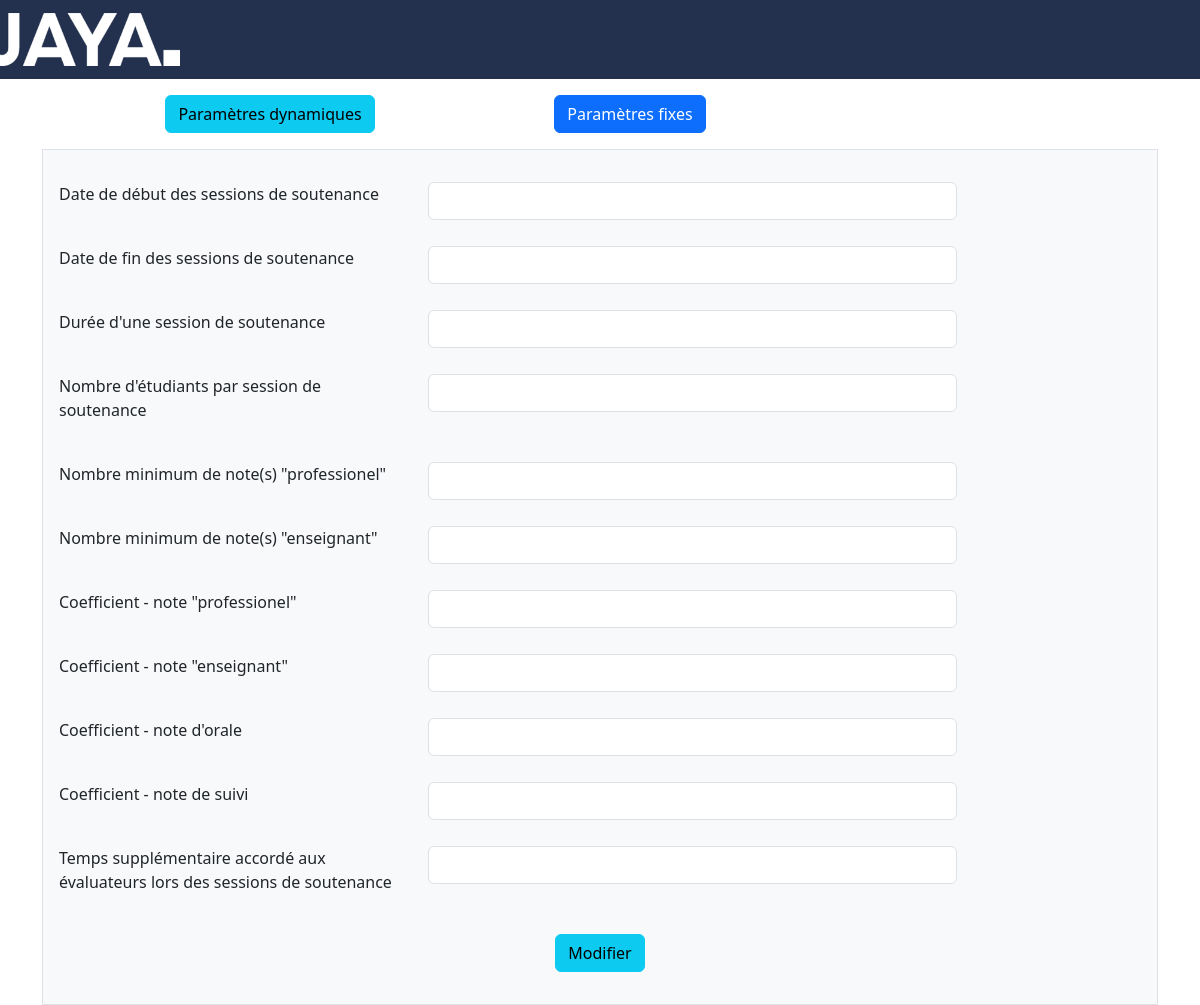
Page /pages/parametreFixe.php on the earlier database version.
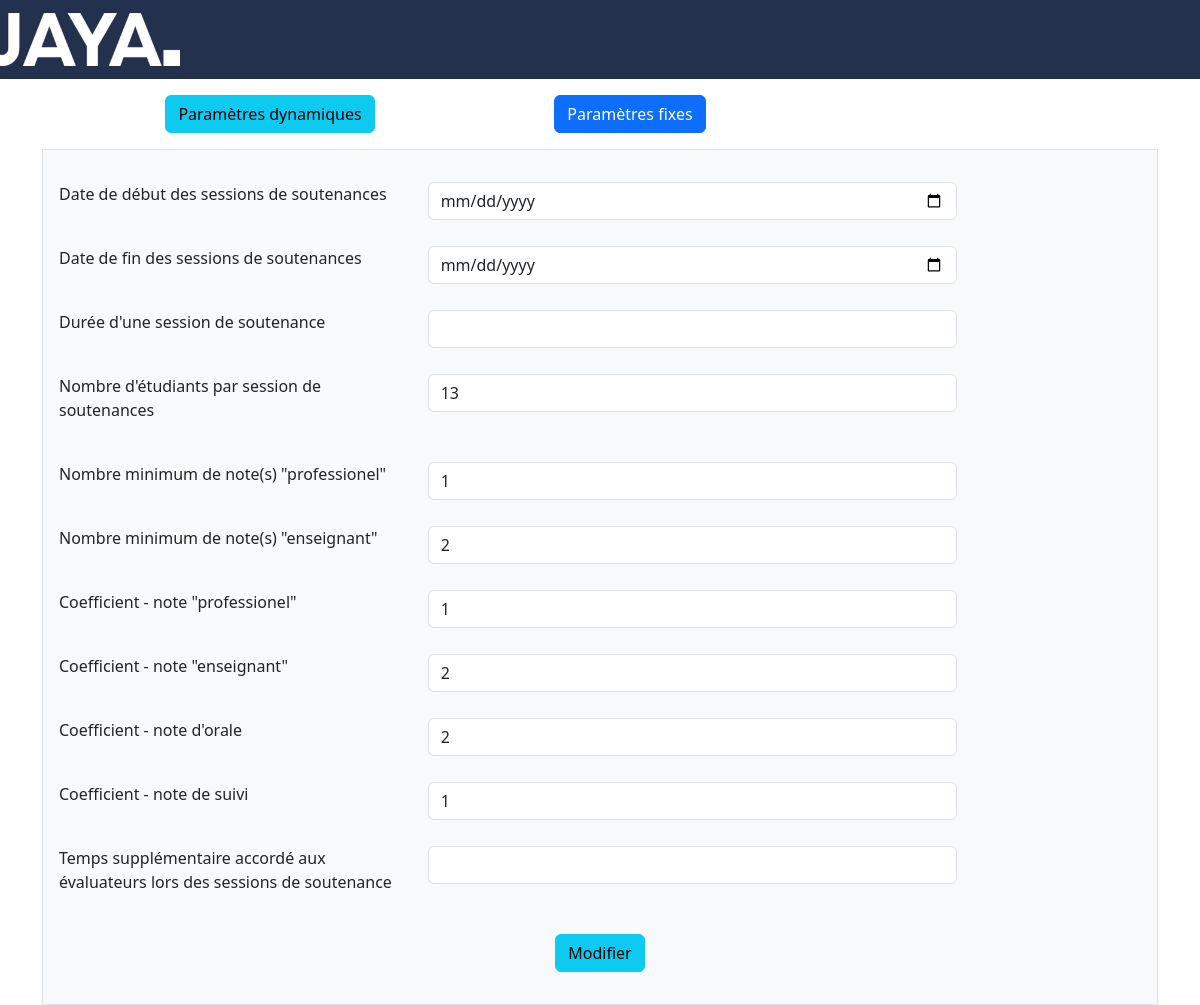
Same page on the later database version.
### tables this page shows
CREATE TABLE `parametres` (
  `ID_param` int(11) NOT NULL,
  `Nom_param` varchar(80) DEFAULT NULL,
  `Description_param` varchar(255) DEFAULT NULL,
  `NbPoint_param` int(2) DEFAULT NULL
);

### pages/parametreFixe.php (the view, shortened to what this page needs)
<?php
include 'header.php';
include 'home/navigation/navbar.php';
$conn = Database::connect();
$query = "SELECT ID_param, Nom_param, Description_param FROM parametres
WHERE NbPoint_param IS NULL";
$result = $conn->query($query);
$parametres = $result->fetchall();
?>
<!DOCTYPE html>
<html lang="en">
<head>
</head>
<body>
    <div class="container">
        <div class="row align-item center  mt-3 ms-5">
            <div class="col-4 ">
                <a href="parametreDynamique.php" class="btn btn-info">Paramètres dynamiques</a>
            </div>
            <div class="col-4">
                <a href="parametreFixe.php" class="btn btn-primary">Paramètres fixes</a>
            </div>
        </div>
        <div class="bg-light mt-3 border p-3">
            <form action="updateParamFixe.php" method="post">
                <?php
                foreach ($parametres as $parametre) {
                    if ($parametre['Nom_param'] == "Date de début des sessions de soutenances" || $parametre['Nom_param'] == "Date de fin des sessions de soutenances") {
                ?>
                        <div class="row mt-3">
                            <div class=" col-4 mb-3">
                                <label for="description" class="form-label"><?= $parametre['Nom_param'] ?></label>
                            </div>
                            <div class="col-6">
                                <input type="date" class="form-control" name="description[]" value="<?= $parametre['Description_param'] ?>">
                            </div>
                        </div>
                    <?php
                    } else {
                    ?>
                        <div class="row mt-3">
                            <div class=" col-4 mb-3">
                                <label for="description" class="form-label"><?= $parametre['Nom_param'] ?></label>
                            </div>
                            <div class="col-6">
                                <input type="number" class="form-control" name="description[]" value="<?= $parametre['Description_param'] ?>">
                            </div>
                        </div>
                <?php
                    }
                }
                ?>
                <div class="text-center">
                    <button class="btn btn-info mt-3" type="submit">Modifier</button>
                </div>
            </form>
        </div>
    </div>
</body>
</html>

### pages/header.php (shortened to what this page needs)
<?php
echo '<title>JAYA</title>
<meta name="viewport" content="width=device-width, initial-scale=1"/>
<script src="https://cdn.jsdelivr.net/npm/bootstrap@5.3.0-alpha1/dist/js/bootstrap.bundle.min.js"></script>
<link href="https://cdn.jsdelivr.net/npm/bootstrap@5.3.0-alpha1/dist/css/bootstrap.min.css" rel="stylesheet">
<script src="https://code.jquery.com/jquery-3.5.1.js"></script>
<script src="https://cdn.datatables.net/1.13.2/js/jquery.dataTables.min.js"></script>
<link rel="stylesheet" href="https://cdn.datatables.net/1.13.2/css/jquery.dataTables.min.css">
<script src="https://cdn.datatables.net/buttons/2.3.4/js/dataTables.buttons.min.js"></script>
<script src="https://cdnjs.cloudflare.com/ajax/libs/jszip/3.10.1/jszip.min.js"></script>
<script src="https://cdnjs.cloudflare.com/ajax/libs/pdfmake/0.1.53/vfs_fonts.js"></script>
<script src="https://cdn.datatables.net/buttons/2.3.4/js/buttons.html5.min.js"></script>
<link rel="stylesheet" href="https://cdn.dataTables.net/buttons/2.3.4/css/buttons.dataTables.min.css">
<link rel="stylesheet" href="https://cdnjs.cloudflare.com/ajax/libs/jquery/1.12.1/jquery-ui.css" />
<script src="https://code.jquery.com/ui/1.12.1/jquery-ui.min.js"></script>
<link rel="stylesheet" href="https://cdn.jsdelivr.net/npm/bootstrap-icons@1.10.3/font/bootstrap-icons.css">
<script src=""></script>
<script src=""></script>
<link rel="stylesheet" href="">
<link rel="stylesheet" href="">
<link rel="stylesheet" href="../css/style.css">';
?>

### web/home/navigation/stylizer.php
<?php
$protocol = (!empty($_SERVER['HTTPS']) && $_SERVER['HTTPS'] !== 'off' || $_SERVER['SERVER_PORT'] == 443) ? 'https://' : 'http://';
$base_url = $protocol . $_SERVER['HTTP_HOST'] . '/Jaya/web';
$base_url_style = $protocol . $_SERVER['HTTP_HOST'] . '/Jaya/';
?>
<link rel="stylesheet" href="<?php echo $base_url_style; ?>css/style.css">
<link rel="stylesheet" href="<?php echo $base_url_style; ?>css/toastr.min.css">

### web/home/navigation/navbar.php
<?php
require_once 'stylizer.php';
if (isset($_SESSION['active_profile']) || isset($_SESSION['user_name'])) {
?>
<nav class="navbar navbar-dark navbar-expand-lg bg-body-tertiary">
  <div class="container-fluid">
    <button class="navbar-toggler" type="button" data-bs-toggle="collapse" data-bs-target="#navbarTogglerDemo01"
            aria-controls="navbarTogglerDemo01" aria-expanded="false" aria-label="Toggle navigation">
      <span class="navbar-toggler-icon"></span>
    </button>
    <div class="collapse navbar-collapse" id="navbarTogglerDemo01">
      <?php if ($_SESSION['active_profile'] <> "INVITE") { ?>
      <a class="navbar-brand" href="<?php echo $base_url; ?>/index.php"><img src="<?php echo $base_url_style; ?>images/JAYA-LOGO2.png" alt="logo_jaya"
                                                      width="180"></a>
      <?php } else { ?>
      <a class="navbar-brand"><img src="<?php echo $base_url_style; ?>images/JAYA-LOGO2.png" alt="logo_jaya"
                                                      width="180"></a>
      <?php } ?>
      <ul class="navbar-nav me-auto mb-2 mb-lg-0">
        <?php if ($_SESSION['active_profile'] == "ADMINISTRATEUR") { ?>
        <li class="nav-item">
          <a class="nav-link active" href="<?php echo $base_url; ?>/index.php">Accueil</a>
        </li>
        <li class="nav-item">
          <a class="nav-link active" href="<?php echo $base_url; ?>/home/accountManager/accountManager_administrateur.php">Comptes</a>
        </li>
        <li class="nav-item">
          <a class="nav-link active" href="<?php echo $base_url; ?>/home/soutenances/admin/administrateur.php">Soutenances</a>
        </li>
        <li class="nav-item">
          <a class="nav-link active" href="<?php echo $base_url; ?>/home/schedule/schedule_administrateur.php">Planning</a>
        </li>
        <li class="nav-item">
          <a class="nav-link active" href="<?php echo $base_url; ?>/home/suivi-recap/studentMonitoring_users.php">Suivi recap</a>
        </li>
        <li class="nav-item">
          <a class="nav-link active" href="<?php echo $base_url; ?>/home/applicationSettings/applicationSettings.php">Paramètres</a>
        </li>
      </ul>
      <ul class="navbar-nav me-0 mb-2 mb-lg-0">
        <li class="nav-item">
          <a class='nav-link active' href='#'><img id='notification-icon' src='<?php echo $base_url_style; ?>images/notification-icon2.svg' alt='logo_jaya'></a>
          <a class='nav-link active' href='<?php echo $base_url; ?>/logout.php'><img id='logout-icon' src='<?php echo $base_url_style; ?>images/logout-icon2.svg' alt='logout-icon'></a>
        </li>
      </ul>
      <?php } ?>
      <?php if ($_SESSION['active_profile'] == "RESPONSABLE UE") { ?>
        <li class="nav-item">
          <a class="nav-link active" href="<?php echo $base_url; ?>/index.php">Accueil</a>
        </li>
        <li class="nav-item">
          <a class="nav-link active" href="<?php echo $base_url; ?>/home/accountManager/accountManager_users.php">Compte</a>
        </li>
        <li class="nav-item">
          <a class="nav-link active" href="<?php echo $base_url; ?>/home/schedule/schedule_responsableUE.php">Planning</a>
        </li>
        <li class="nav-item">
          <a class="nav-link active" href="<?php echo $base_url; ?>/home/suivi-recap/studentMonitoring_users.php">Suivi recap</a>
        </li>
        </ul>
        <ul class="navbar-nav me-0 mb-2 mb-lg-0">
          <li class="nav-item">
            <a class='nav-link active' href='#'><img id='notification-icon' src="<?php echo $base_url_style; ?>images/notification-icon2.svg" alt='logo_jaya'></a>
            <a class='nav-link active' href='<?php echo $base_url; ?>/logout.php'><img id='logout-icon' src='<?php echo $base_url_style; ?>images/logout-icon2.svg' alt='logout-icon'></a>
          </li>
        </ul>
      <?php } ?>
      <?php if ($_SESSION['active_profile'] == "SCOLARITE") { ?>
        <li class="nav-item">
          <a class="nav-link active" href="<?php echo $base_url; ?>/index.php">Accueil</a>
        </li>
        <li class="nav-item">
          <a class="nav-link active" href="<?php echo $base_url; ?>/home/accountManager/accountManager_users.php">Compte</a>
        </li>
        <li class="nav-item">
          <a class="nav-link active" href="<?php echo $base_url; ?>/home/schedule/schedule_scolarite.php">Planning</a>
        </li>
        <li class="nav-item">
          <a class="nav-link active" href="<?php echo $base_url; ?>/home/guest/guestManagement_scolarite.php">Invités</a>
        </li>
        </ul>
        <ul class="navbar-nav me-0 mb-2 mb-lg-0">
          <li class="nav-item">
            <a class='nav-link active' href='#'><img id='notification-icon' src="<?php echo $base_url_style; ?>images/notification-icon2.svg" alt='logo_jaya'></a>
            <a class='nav-link active' href='<?php echo $base_url; ?>/logout.php'><img id='logout-icon' src='<?php echo $base_url_style; ?>images/logout-icon2.svg' alt='logout-icon'></a>
          </li>
        </ul>
      <?php } ?>
      <?php if ($_SESSION['active_profile'] == "TUTEUR UNIVERSITAIRE") { ?>
      <li class="nav-item">
        <a class="nav-link active" href="<?php echo $base_url; ?>/index.php">Accueil</a>
      </li>
      <li class="nav-item">
        <a class="nav-link active" href="<?php echo $base_url; ?>/home/accountManager/accountManager_users.php">Compte</a>
      </li>
      <li class="nav-item">
        <a class="nav-link active" href="<?php echo $base_url; ?>/home/soutenances/tuteurU/tuteurUniversitaire.php">Soutenances</a>
      </li>
      <li class="nav-item">
        <a class="nav-link active" href="<?php echo $base_url; ?>/home/schedule/schedule_tuteurUniversitaire.php">Planning</a>
      </li>
        <li class="nav-item">
          <a class="nav-link active" href="<?php echo $base_url; ?>/home/suivi-recap/studentMonitoring_tuteurUniversitaire.php">Suivi recap</a>
        </li>
        </ul>
        <ul class="navbar-nav me-0 mb-2 mb-lg-0">
          <li class="nav-item">
            <a class='nav-link active' href='#'><img id='notification-icon' src='<?php echo $base_url_style; ?>images/notification-icon2.svg' alt='logo_jaya'></a>
            <a class='nav-link active' href='<?php echo $base_url; ?>/logout.php'><img id='logout-icon' src='<?php echo $base_url_style; ?>images/logout-icon2.svg' alt='logout-icon'></a>
          </li>
        </ul>
      <?php } ?>
      <?php if ($_SESSION['active_profile'] == "ETUDIANT") { ?>
        <li class="nav-item">
          <a class="nav-link active" href="<?php echo $base_url; ?>/index.php">Accueil</a>
        </li>
        <li class="nav-item">
          <a class="nav-link active" href="<?php echo $base_url; ?>/home/accountManager/accountManager_users.php">Compte</a>
        </li>
        </ul>
        <ul class="navbar-nav me-0 mb-2 mb-lg-0">
          <li class="nav-item">
            <a class='nav-link active' href='#'><img id='notification-icon' src='<?php echo $base_url_style; ?>images/notification-icon2.svg' alt='logo_jaya'></a>
            <a class='nav-link active' href='<?php echo $base_url; ?>/logout.php'><img id='logout-icon' src='<?php echo $base_url_style; ?>images/logout-icon2.svg' alt='logout-icon'></a>
          </li>
        </ul>
      <?php } ?>
      <?php if ($_SESSION['active_profile'] == "INVITE" || $_SESSION['active_profile'] == "ENSEIGNANT INVITE" || $_SESSION['active_profile'] == "PROFESSIONNEL INVITE") { ?>
        </ul>
        <ul class="navbar-nav me-0 mb-2 mb-lg-0">
          <li class="nav-item">
            <a class='nav-link active' href='<?php echo $base_url; ?>/logout.php'><img id='logout-icon' src='<?php echo $base_url_style; ?>images/logout-icon2.svg' alt='logout-icon'></a>
          </li>
        </ul>
      <?php } ?>
      <ul class="navbar-nav me-0 mb-2 mb-lg-0">
        <li class="nav-item">
<?php
$chaine = $_SERVER['REQUEST_URI'];
$souchaine = "changeProfile.php";
if($chaine == "/AYA/web/home/guest/NewGuestForm.php"){
  @session_destroy();
  @session_start();
  ?>
<?php }else
if (strpos($chaine, $souchaine)) {
  echo "<div class='nav-link active'>";
  echo "<table>";
  echo "<tr><td><strong>" . $_SESSION['user_name'] . "</td></tr>";
  if (($_SESSION['active_profile'] != "INVITE" || $_SESSION['active_profile'] != "ENSEIGNANT INVITE" || $_SESSION['active_profile'] != "PROFESSIONNEL INVITE") && ($_SESSION['change_profile_access'] > 1)) {
    echo "<tr><td><font size=-1><a class='nav-link active'>" . $_SESSION['active_profile'] . "</a></font></td></tr>";
  } elseif (($_SESSION['active_profile'] != "INVITE" || $_SESSION['active_profile'] != "ENSEIGNANT INVITE" || $_SESSION['active_profile'] != "PROFESSIONNEL INVITE") && ($_SESSION['change_profile_access'] <= 1)) {
    echo "<tr><td><font size=-1><a class='nav-link active'>" . $_SESSION['active_profile'] . "</a></font></td></tr>";
  } elseif ($_SESSION['active_profile'] == "INVITE" || $_SESSION['active_profile'] == "ENSEIGNANT INVITE" || $_SESSION['active_profile'] == "PROFESSIONNEL INVITE") {
    echo "<tr><td><font size=-1><a class='nav-link active'>" . $_SESSION['active_profile'] . "</a></font></td></tr>";
  }
  echo "</table>";
  echo "</div>";
} else {
  echo "<div class='nav-link active'>";
  echo "<table>";
  echo "<tr><td><strong>" . $_SESSION['user_name'] . "</td></tr>";
  if (($_SESSION['active_profile'] != "INVITE" || $_SESSION['active_profile'] != "ENSEIGNANT INVITE" || $_SESSION['active_profile'] != "PROFESSIONNEL INVITE") && ($_SESSION['change_profile_access'] > 1)) {
    echo "<tr><td><font size=-1><a class='nav-link active' href=$base_url/changeProfile.php>" . $_SESSION['active_profile'] . "</a></font></td></tr>";
  } elseif (($_SESSION['active_profile'] != "INVITE" || $_SESSION['active_profile'] != "ENSEIGNANT INVITE" || $_SESSION['active_profile'] != "PROFESSIONNEL INVITE") && ($_SESSION['change_profile_access'] <= 1)) {
    echo "<tr><td><font size=-1><a class='nav-link active'>" . $_SESSION['active_profile'] . "</a></font></td></tr>";
  } elseif ($_SESSION['active_profile'] == "INVITE" || $_SESSION['active_profile'] == "ENSEIGNANT INVITE" || $_SESSION['active_profile'] == "PROFESSIONNEL INVITE") {
    echo "<tr><td><font size=-1><a class='nav-link active'>" . $_SESSION['active_profile'] . "</a></font></td></tr>";
  }
  echo "</table>";
  echo "</div>";
}
?>
        </li>
      </ul>
    </div>
  </div>
  <br>
</nav>
<?php } else { ?>
  <nav class="navbar navbar-dark navbar-expand-lg bg-body-tertiary">
    <a class="navbar-brand" href="<?php echo $base_url; ?>/index.php">
      <img src="<?php echo $base_url_style; ?>images/JAYA-LOGO2.png" alt="logo_jaya" width="180">
    </a>
    <br>
  </nav>
<?php } ?>

### css/style.css (style rules this page uses)
.navbar { background-color: #23314e !important; border-color: #23314e !important; }
.center { text-align: center; }
.noDecoration, a:link, a:visited { text-decoration: none; }

Differences in the rows shown:
changed parametres: Nom_param "Date de début des sessions de soutenance" → "Date de début des sessions de soutenances"
changed parametres: Nom_param "Date de fin des sessions de soutenance" → "Date de fin des sessions de soutenances"
changed parametres: Nom_param "Nombre d'étudiants par session de soutenance" → "Nombre d'étudiants par session de soutenances"; Description_param (not shown) → "13"
changed parametres "Nombre minimum de note(s) \"professionel\"": Description_param (not shown) → "1"
changed parametres "Nombre minimum de note(s) \"enseignant\"": Description_param (not shown) → "2"
changed parametres "Coefficient - note \"professionel\"": Description_param (not shown) → "1"
changed parametres "Coefficient - note \"enseignant\"": Description_param (not shown) → "2"
changed parametres "Coefficient - note d'orale": Description_param (not shown) → "2"
changed parametres "Coefficient - note de suivi": Description_param (not shown) → "1"
